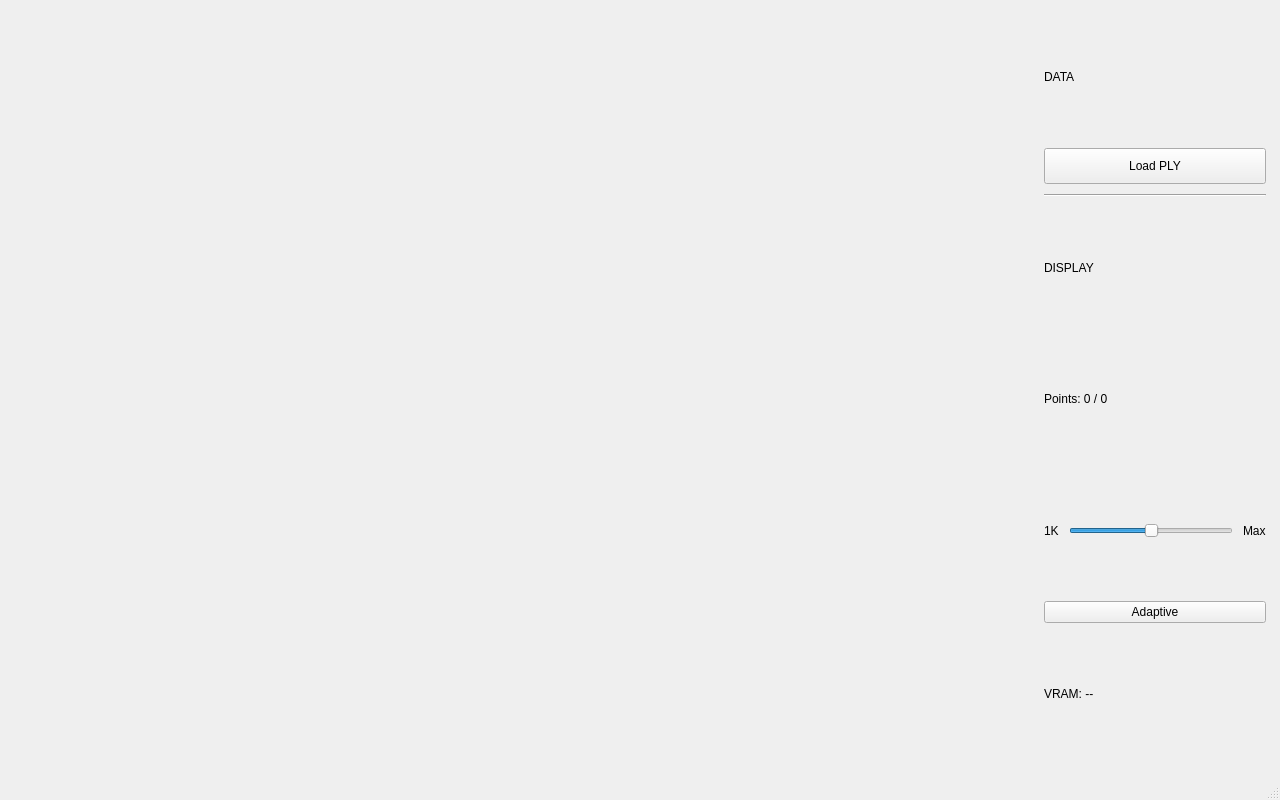
<?xml version="1.0" encoding="UTF-8"?>
<ui version="4.0">
 <class>MainWindow</class>
 <widget class="QMainWindow" name="MainWindow">
  <property name="geometry">
   <rect><x>0</x><y>0</y><width>1280</width><height>800</height></rect>
  </property>
  <property name="windowTitle"><string>PointCloudProcessor</string></property>
  <widget class="QWidget" name="centralwidget">
   <layout class="QHBoxLayout" name="mainLayout">
    <property name="spacing"><number>0</number></property>
    <property name="leftMargin"><number>0</number></property>
    <property name="topMargin"><number>0</number></property>
    <property name="rightMargin"><number>0</number></property>
    <property name="bottomMargin"><number>0</number></property>
    <item>
     <widget class="PointCloudViewerWidget" name="viewerWidget">
      <property name="sizePolicy"><sizepolicy hsizetype="Expanding" vsizetype="Expanding"><horstretch>1</horstretch><verstretch>1</verstretch></sizepolicy></property>
     </widget>
    </item>
    <item>
     <widget class="QWidget" name="sidePanel" native="true">
      <property name="minimumSize"><size><width>250</width><height>0</height></size></property>
      <property name="maximumSize"><size><width>340</width><height>16777215</height></size></property>
      <layout class="QVBoxLayout" name="sidePanelLayout">
       <property name="spacing"><number>10</number></property>
       <property name="leftMargin"><number>14</number></property>
       <property name="topMargin"><number>16</number></property>
       <property name="rightMargin"><number>14</number></property>
       <property name="bottomMargin"><number>16</number></property>
       <item><widget class="QLabel" name="panelTitle"><property name="text"><string>DATA</string></property></widget></item>
       <item><widget class="QPushButton" name="loadPlyButton">
        <property name="text"><string>Load PLY</string></property>
        <property name="toolTip"><string>Load a point cloud file</string></property>
        <property name="minimumSize"><size><width>0</width><height>36</height></size></property>
        <property name="cursor"><cursorShape>PointingHandCursor</cursorShape></property>
       </widget></item>
       <item><widget class="QFrame" name="separator1"><property name="frameShape"><enum>QFrame::HLine</enum></property><property name="frameShadow"><enum>QFrame::Sunken</enum></property></widget></item>
       <item><widget class="QLabel" name="displaySection"><property name="text"><string>DISPLAY</string></property></widget></item>
       <item><widget class="QLabel" name="pointCountLabel"><property name="text"><string>Points: 0 / 0</string></property></widget></item>
       <item>
        <layout class="QHBoxLayout" name="sliderRow">
         <item><widget class="QLabel" name="sliderMinLabel"><property name="text"><string>1K</string></property></widget></item>
         <item><widget class="QSlider" name="pointSlider">
          <property name="minimum"><number>0</number></property>
          <property name="maximum"><number>1000</number></property>
          <property name="value"><number>500</number></property>
          <property name="orientation"><enum>Qt::Horizontal</enum></property>
          <property name="tickPosition"><enum>QSlider::NoTicks</enum></property>
         </widget></item>
         <item><widget class="QLabel" name="sliderMaxLabel"><property name="text"><string>Max</string></property></widget></item>
        </layout>
       </item>
       <item><widget class="QPushButton" name="adaptiveButton">
        <property name="text"><string>Adaptive</string></property>
        <property name="toolTip"><string>Auto-set optimal display point count</string></property>
        <property name="cursor"><cursorShape>PointingHandCursor</cursorShape></property>
       </widget></item>
       <item><widget class="QLabel" name="vramLabel"><property name="text"><string>VRAM: --</string></property></widget></item>
       <item><spacer name="verticalSpacer"><property name="orientation"><enum>Qt::Vertical</enum></property></spacer></item>
      </layout>
     </widget>
    </item>
   </layout>
  </widget>
  <widget class="QStatusBar" name="statusbar"/>
 </widget>
 <customwidgets>
  <customwidget>
   <class>PointCloudViewerWidget</class>
   <extends>QWidget</extends>
   <header>ui/PointCloudViewerWidget.h</header>
  </customwidget>
 </customwidgets>
 <resources/>
 <connections/>
</ui>
